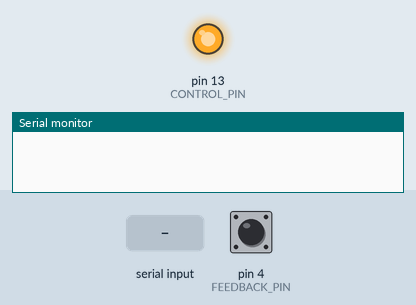
Simulated run of this sketch. Board: Arduino Uno, built with avr-gcc and run on an emulated ATmega328P. Parts: output pins drawn as LEDs (lit = HIGH), the last lines printed to the serial monitor. Inputs (shaded band) come from the test bench; at power-on: pin 4 (FEEDBACK_PIN) HIGH.

Above: at 1.2 s.
1.3 s: "1" received over Serial
At 2.5 s:
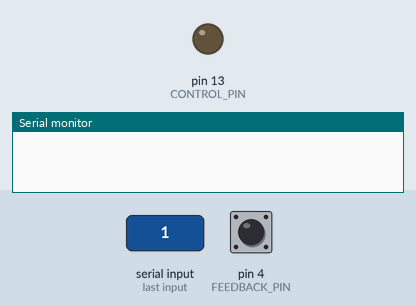
2.8 s: pin 4 (FEEDBACK_PIN) pulled LOW for 0.15 s
At 3.6 s:
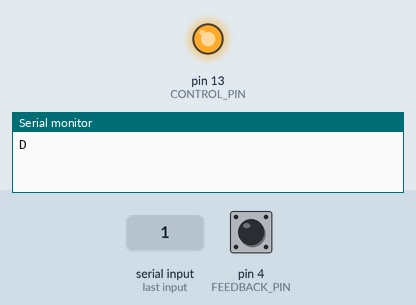
Timing chart, 0 to 5.8 s (numbered marks = the images above; inputs shaded):
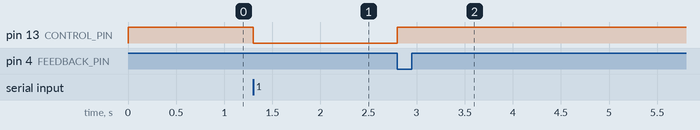

Measured:
- after the input at 1.3 s, pin 13 (CONTROL_PIN): HIGH → LOW at once
- after the input at 2.8 s, pin 13 (CONTROL_PIN): LOW → HIGH at once

The sketch:

controller.ino
```cpp
#define CONTROL_PIN 13
#define FEEDBACK_PIN 4
#define STATE_0 '0'
#define STATE_1 '1'
char state = STATE_0;

void startRelay();
bool throwBall();
void stopRelay();
void runSequence();


void setup() {
  // put your setup code here, to run once:
  digitalWrite(CONTROL_PIN, HIGH);
  digitalWrite(FEEDBACK_PIN, LOW);
  pinMode(CONTROL_PIN, OUTPUT);
  digitalWrite(CONTROL_PIN, HIGH);
  pinMode(FEEDBACK_PIN, INPUT_PULLUP);
  Serial.begin(9600);
}

void loop() {
  // put your main code here, to run repeatedly:
  if (Serial.available() > 0 and state == STATE_0) {
        // read the incoming byte:
        char command = Serial.read();

        if (command == STATE_1){
          state = STATE_1;
          runSequence();
          state = STATE_0;

        } else if (command == STATE_0){
          stopRelay();
        }
      }
}


void startRelay(){
  // Serial.write("S");
  digitalWrite(CONTROL_PIN, LOW);
  while (true){
    if (digitalRead(FEEDBACK_PIN)){
      delay(100);
      break;
    }
  }
}

bool throwBall() // returns true when the buttonpress is detected.
{
  startRelay();
  while(true){
    if (!digitalRead(FEEDBACK_PIN)){
      // Serial.write("B");
      break;
    }
  }
  return true;
}

void stopRelay(){
  digitalWrite(CONTROL_PIN, HIGH);
  Serial.write("D");

}

void runSequence(){
  throwBall();
  stopRelay();
}
```
